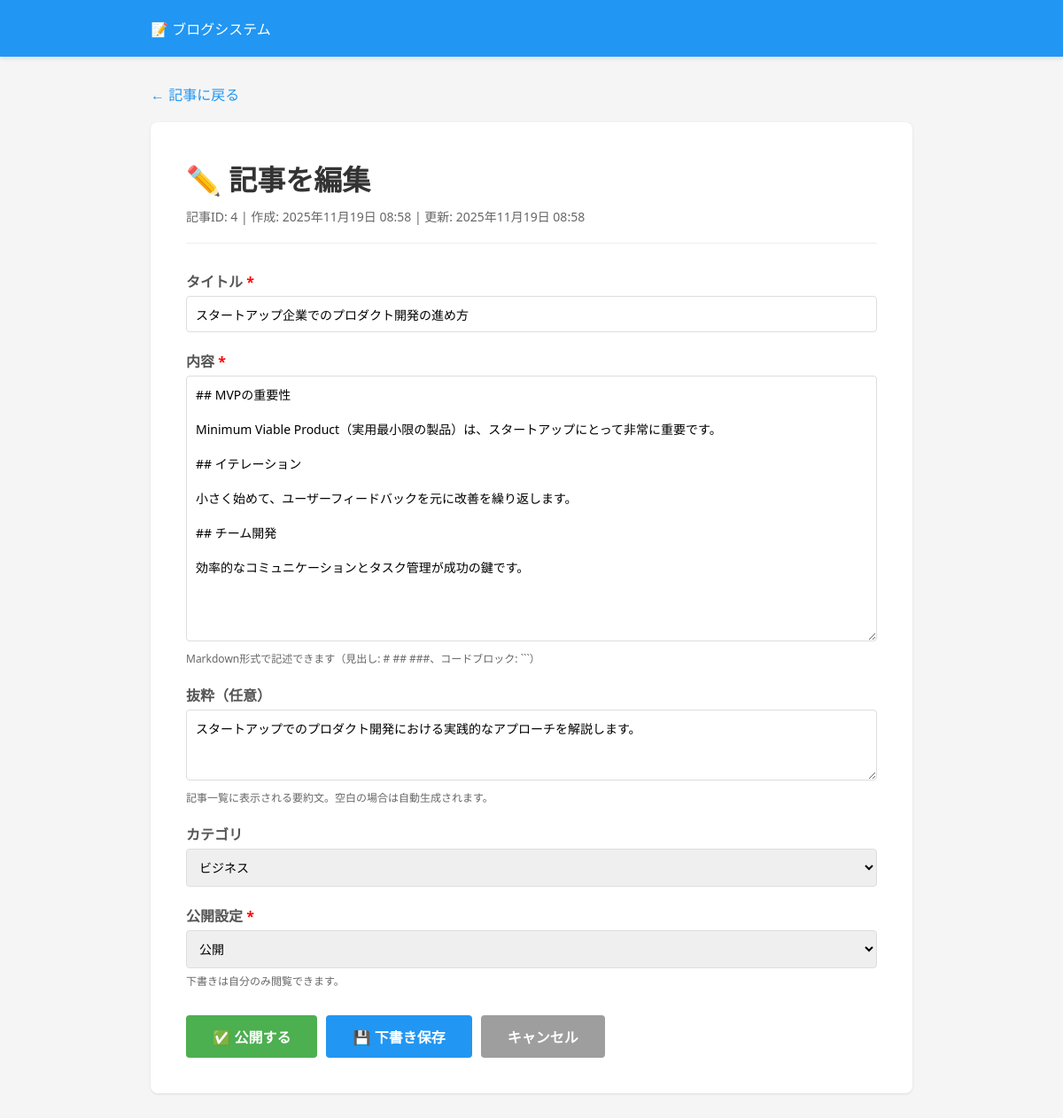
Screenshot of /edit.php?id=4 (signed in) with the database file from the repository.
### tables this page shows
CREATE TABLE IF NOT EXISTS posts (
    id INT AUTO_INCREMENT PRIMARY KEY,
    user_id INT NOT NULL,
    category_id INT,
    title VARCHAR(255) NOT NULL,
    content TEXT NOT NULL,
    excerpt VARCHAR(500),
    status ENUM('draft', 'published') DEFAULT 'draft',
    view_count INT DEFAULT 0,
    created_at DATETIME DEFAULT CURRENT_TIMESTAMP,
    updated_at DATETIME DEFAULT CURRENT_TIMESTAMP ON UPDATE CURRENT_TIMESTAMP,
    published_at DATETIME,
    FOREIGN KEY (user_id) REFERENCES users(id) ON DELETE CASCADE,
    FOREIGN KEY (category_id) REFERENCES categories(id) ON DELETE SET NULL,
    INDEX idx_user_id (user_id),
    INDEX idx_category_id (category_id),
    INDEX idx_status (status),
    INDEX idx_created_at (created_at),
    INDEX idx_published_at (published_at)
);

CREATE TABLE IF NOT EXISTS categories (
    id INT AUTO_INCREMENT PRIMARY KEY,
    name VARCHAR(100) NOT NULL,
    slug VARCHAR(100) NOT NULL UNIQUE,
    description TEXT,
    created_at DATETIME DEFAULT CURRENT_TIMESTAMP,
    updated_at DATETIME DEFAULT CURRENT_TIMESTAMP ON UPDATE CURRENT_TIMESTAMP,
    INDEX idx_slug (slug)
);

### functions.php (called while the page is built, shortened)
<?php
function h($str) {
    return htmlspecialchars($str, ENT_QUOTES, 'UTF-8');
}
function getAllCategories() {
    $pdo = getDB();
    try {
        $sql = "SELECT * FROM categories ORDER BY name ASC";
        $stmt = $pdo->query($sql);
        return $stmt->fetchAll();
    } catch (PDOException $e) {
        error_log('Get categories error: ' . $e->getMessage());
        return [];
    }
}
function getPostById($post_id, $increment_view = false) {
    $pdo = getDB();
    try {
        $sql = "SELECT
                    p.*,
                    u.name AS author_name,
                    u.email AS author_email,
                    c.name AS category_name,
                    c.slug AS category_slug
                FROM posts p
                LEFT JOIN users u ON p.user_id = u.id
                LEFT JOIN categories c ON p.category_id = c.id
                WHERE p.id = :id";
        $stmt = $pdo->prepare($sql);
        $stmt->bindValue(':id', $post_id, PDO::PARAM_INT);
        $stmt->execute();
        $post = $stmt->fetch();
        return $post;
    } catch (PDOException $e) {
        error_log('Get post error: ' . $e->getMessage());
        return null;
    }
}

### edit.php (the view, shortened to what this page needs)
<?php
require_once 'functions.php';
$post_id = isset($_GET['id']) ? (int)$_GET['id'] : 0;
$post = getPostById($post_id);
$form_data = [
    'title' => $post['title'],
    'content' => $post['content'],
    'excerpt' => $post['excerpt'],
    'category_id' => $post['category_id'],
    'status' => $post['status']
];
$categories = getAllCategories();
?>
<!DOCTYPE html>
<html lang="ja">
<head>
</head>
<body>
    <div class="header">
        <div class="header-content">
            <a href="index.php">📝 ブログシステム</a>
        </div>
    </div>
    <div class="container">
        <a href="view.php?id=<?php echo h($post_id); ?>" class="back-link">← 記事に戻る</a>
        <div class="form-container">
            <h1>✏️ 記事を編集</h1>
            <div class="post-info">
                記事ID: <?php echo h($post['id']); ?> |
                作成: <?php echo date('Y年m月d日 H:i', strtotime($post['created_at'])); ?> |
                更新: <?php echo date('Y年m月d日 H:i', strtotime($post['updated_at'])); ?>
            </div>
            <form method="POST" action="">
                <div class="form-group">
                    <label for="title">タイトル <span style="color: red;">*</span></label>
                    <input
                        type="text"
                        id="title"
                        name="title"
                        value="<?php echo h($form_data['title']); ?>"
                        required
                        maxlength="255"
                    >
                </div>
                <div class="form-group">
                    <label for="content">内容 <span style="color: red;">*</span></label>
                    <textarea
                        id="content"
                        name="content"
                        required
                    ><?php echo h($form_data['content']); ?></textarea>
                    <div class="help-text">Markdown形式で記述できます（見出し: # ## ###、コードブロック: ```）</div>
                </div>
                <div class="form-group">
                    <label for="excerpt">抜粋（任意）</label>
                    <textarea
                        id="excerpt"
                        name="excerpt"
                        style="min-height: 80px;"
                        maxlength="500"
                    ><?php echo h($form_data['excerpt']); ?></textarea>
                    <div class="help-text">記事一覧に表示される要約文。空白の場合は自動生成されます。</div>
                </div>
                <div class="form-group">
                    <label for="category_id">カテゴリ</label>
                    <select name="category_id" id="category_id">
                        <?php foreach ($categories as $category): ?>
                            <option value="<?php echo h($category['id']); ?>"
                                <?php echo ($form_data['category_id'] == $category['id']) ? 'selected' : ''; ?>>
                                <?php echo h($category['name']); ?>
                            </option>
                        <?php endforeach; ?>
                    </select>
                </div>
                <div class="form-group">
                    <label for="status">公開設定 <span style="color: red;">*</span></label>
                    <select name="status" id="status" required>
                        <option value="published" <?php echo ($form_data['status'] === 'published') ? 'selected' : ''; ?>>公開</option>
                    </select>
                    <div class="help-text">下書きは自分のみ閲覧できます。</div>
                </div>
                <div class="form-actions">
                    <button type="submit" name="status" value="published" class="btn btn-success">✅ 公開する</button>
                    <button type="submit" name="status" value="draft" class="btn btn-primary">💾 下書き保存</button>
                    <a href="view.php?id=<?php echo h($post_id); ?>" class="btn btn-secondary">キャンセル</a>
                </div>
            </form>
        </div>
    </div>
</body>
</html>

### edit.php (style rules this page uses)
* { margin: 0; padding: 0; box-sizing: border-box; }
body { font-family: 'Segoe UI', Tahoma, Geneva, Verdana, sans-serif; background-color: #f5f5f5; }
.header { background-color: #2196F3; color: white; padding: 20px 0; box-shadow: 0 2px 5px rgba(0,0,0,0.1); }
.header-content { max-width: 900px; margin: 0 auto; padding: 0 20px; }
.header a { color: white; text-decoration: none; }
.container { max-width: 900px; margin: 30px auto; padding: 0 20px; }
.form-container { background: white; padding: 40px; border-radius: 8px; box-shadow: 0 1px 3px rgba(0,0,0,0.1); }
h1 { margin-bottom: 10px; color: #333; }
.post-info { color: #666; font-size: 14px; margin-bottom: 30px; padding-bottom: 20px; border-bottom: 1px solid #eee; }
.form-group { margin-bottom: 20px; }
.form-group label { display: block; margin-bottom: 5px; font-weight: bold; color: #555; }
.form-group input[type="text"], .form-group textarea, .form-group select { width: 100%; padding: 10px; border: 1px solid #ddd; border-radius: 4px; font-size: 14px; font-family: inherit; }
.form-group textarea { min-height: 300px; resize: vertical; }
.help-text { font-size: 12px; color: #666; margin-top: 5px; }
.form-actions { display: flex; gap: 10px; margin-top: 30px; }
.btn { padding: 12px 30px; border: none; border-radius: 4px; font-size: 16px; cursor: pointer; font-weight: bold; text-decoration: none; display: inline-block; text-align: center; }
.btn-primary { background-color: #2196F3; color: white; }
.btn-secondary { background-color: #9E9E9E; color: white; }
.btn-success { background-color: #4CAF50; color: white; }
.back-link { display: inline-block; margin-bottom: 20px; color: #2196F3; text-decoration: none; }

### rows the page displays
posts: id "4", created_at "2025年11月19日 08:58", updated_at "2025年11月19日 08:58", title "スタートアップ企業でのプロダクト開発の進め方", content "## MVPの重要性 Minimum Viable Product（実用最小限の製品）は、スタートアップにとって非常に重要です。 ## イテレーション 小さく始めて、ユーザーフィードバックを元に改善を繰り返します。 ## チーム開発 効率的なコミュニケーションとタスク管理が成功の鍵です。", excerpt "スタートアップでのプロダクト開発における実践的なアプローチを解説します。", category_id "ビジネス", status "公開"
